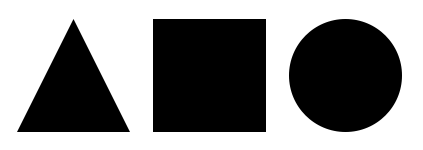
#> input picture img/shapes.png, 423 x 150 px
$ jupyter execute 08_image_contour1.ipynb   (shell and % lines are left out)   (older library calls are emulated)
#> lines starting #> are read from the running program, lines starting #| are printed output that depends on the picture; after the words box and inside, x2 and y2 are one past the last pixel; in counts of white or black regions, pixels touching at a corner belong together
### notebooks/util.py
# -*- coding: utf-8 -*-

import cv2 as cv
import matplotlib.pyplot as plt


def display_image(img, cmap=None, right=None, top=None):

    img = cv.cvtColor(img, cv.COLOR_BGR2RGB)
    plt.imshow(img, cmap=cmap)
    plt.subplots_adjust(right=right, top=top)

### notebooks/08_image_contour1.ipynb
[cell 1]
import time

import cv2 as cv
import numpy as np
import matplotlib.pyplot as plt

from util import display_image

## goals
- object detection: separate foreground and background
- wants to
    - find meaningful lines in the borders
    - discriminate inside/outside borders

- cv.findContours(src, mode, method, \[, contours, hierarchy, offset\])
    - mode: contour offering method
    - method: approximation method

- cv.drawCOntours(img, contours, contourIdx, color, thickness)
    - contourIdx: -1 for displaying all contours

## contours

[cell 2]
img = cv.imread('../img/shapes.png')
#> img is the input picture: shape (150, 423, 3); min 0, max 255, mean 137.7

[cell 3]
img2 = img.copy()

[cell 4]
imgray = cv.cvtColor(img, cv.COLOR_BGR2GRAY)

[cell 5]
# black: background
# white: foreground
ret, imthres = cv.threshold(imgray, 127, 255, cv.THRESH_BINARY_INV)
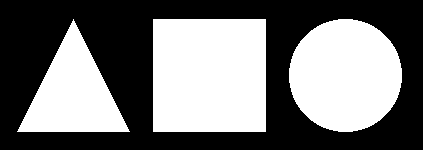
#> imthres: shape (150, 423); 46% white; 3 white regions, box (x1, y1, x2, y2) and area: (153, 19, 266, 132) 12769, (289, 19, 402, 132) 10029, (17, 19, 130, 132) 6385

[cell 6]
display_image(img)

[cell 7]
display_image(imthres)
#> in display_image (call 2), `img = cv.cvtColor(img, cv.COLOR_BGR2RGB)`: img: shape (150, 423, 3); 46% white; 3 white regions

* for cv 3.x

```python
_, contour, hierarchy = cv.findContours(imthres, cv.RETR_EXTERNAL, cv.CHAIN_APPROX_NONE)
```

[cell 8]
# returns all coordinates corresponding to outermost contour
contour, hierarchy = cv.findContours(imthres, cv.RETR_EXTERNAL, cv.CHAIN_APPROX_NONE)
#> contour = 3 contours; box (x1, y1, x2, y2) and area: (153, 19, 266, 132) 12544, (289, 19, 402, 132) 9870, (17, 19, 130, 132) 6216

# returns edge coordinates corresponding to outermost contour
contour2, hierarchy = cv.findContours(imthres, cv.RETR_EXTERNAL, cv.CHAIN_APPROX_SIMPLE)
#> contour2 has the same summary as contour

[cell 9]
len(contour), len(contour2)
#> Out = (3, 3)

[cell 10]
# draw contour with green color (from all coordinates)
cv.drawContours(img, contour, -1, (0, 255, 0), 4)

# draw contour with green color (from edge coordinates)
cv.drawContours(img, contour, -1, (0, 255, 0), 4)

[cell 11]
# blue points for all coordinates
for i in contour:
    for j in i:
        cv.circle(img, tuple(j[0]), 1, (255, 0, 0), -1)
#> this loop made 3 passes
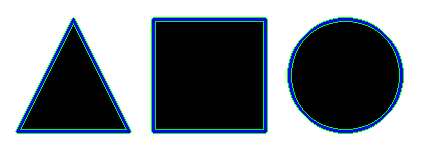
#> img: shape (150, 423, 3); mean B, G, R 141.9, 137.5, 128.7

# blue points for edge coordinates
for i in contour2:
    for j in i:
        cv.circle(img2, tuple(j[0]), 1, (255, 0, 0), -1)
#> this loop made 3 passes
#> i on pass 2: [[153, 19], [153, 131], [265, 131], [265, 19]]
#> img2: shape (150, 423, 3); 1.96% of pixels changed, all inside (x1, y1, x2, y2) = (16, 18, 403, 133)

[cell 12]
display_image(img)

[cell 13]
display_image(img2)

## RETR_TREE

[cell 14]
img = cv.imread('../img/shapes_donut.png')
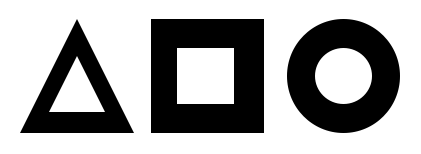
#> input picture img/shapes_donut.png, 421 x 154 px
#> img is the input picture: shape (154, 421, 3); min 0, max 255, mean 167.6
img2 = img.copy()

[cell 15]
imgray = cv.cvtColor(img, cv.COLOR_BGR2GRAY)
#> imgray: shape (154, 421)

[cell 16]
# convert to binary image
ret, imthres = cv.threshold(imgray, 127, 255, cv.THRESH_BINARY_INV)
#> imthres: shape (154, 421); 34.3% white; 3 white regions

[cell 17]
# outmermost contour
contour, hierarchy = cv.findContours(imthres, cv.RETR_EXTERNAL, cv.CHAIN_APPROX_NONE)
#> contour = 3 contours; box (x1, y1, x2, y2) and area: (151, 19, 264, 133) 12656, (287, 19, 400, 133) 9964, (20, 20, 134, 133) 6328

[cell 18]
# the number of contours, tree structure
print(len(contour), hierarchy)
#| 3 [[[ 1 -1 -1 -1]
#|   [ 2  0 -1 -1]
#|   [-1  1 -1 -1]]]

[cell 19]
# all contours with tree structure
contour2, hierarchy = cv.findContours(imthres, cv.RETR_TREE, cv.CHAIN_APPROX_SIMPLE)
#> contour2 = 6 contours; box (x1, y1, x2, y2) and area: (151, 19, 264, 133) 12656, (287, 19, 400, 133) 9964, (20, 20, 134, 133) 6328, (176, 47, 235, 105) 3304, (314, 47, 373, 105) 2584, (48, 56, 106, 113) 1651

[cell 20]
# the number of contours, tree structure
print(len(contour), hierarchy)
#| 3 [[[ 2 -1  1 -1]
#|   [-1 -1 -1  0]
#|   [ 4  0  3 -1]
#|   [-1 -1 -1  2]
#|   [-1  2  5 -1]
#|   [-1 -1 -1  4]]]

[cell 21]
# draw outermost contour
cv.drawContours(img, contour, -1, (0, 255, 0), 3)
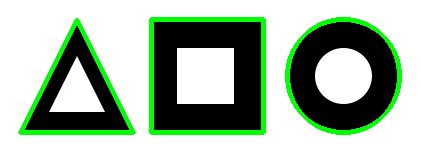
#> img: shape (154, 421, 3); 8.49% of pixels changed, all inside (x1, y1, x2, y2) = (18, 17, 402, 135)

[cell 22]
for idx, cont in enumerate(contour2):
    color = [int(i) for i in np.random.randint(0, 255, 3)]
    cv.drawContours(img2, contour2, idx, color, 3)
    cv.putText(img2, str(idx), tuple(cont[0][0]), cv.FONT_HERSHEY_PLAIN, 1, (0, 0, 255))
#> this loop made 6 passes
#> color on passes 1, 2, 3, 4, 6: [172, 47, 117], [192, 67, 251], [195, 103, 9], [211, 21, 242], [216, 88, 140]
#> (cont, color) on pass 5: ([[151, 19], [151, 132], [263, 132], [263, 19]], [36, 87, 70])
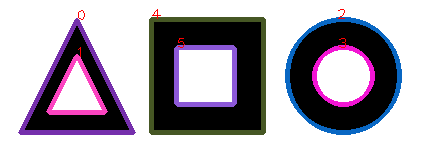
#> img2: shape (154, 421, 3); 12.91% of pixels changed, all inside (x1, y1, x2, y2) = (18, 9, 402, 135)

[cell 23]
display_image(img)

[cell 24]
display_image(img2)

## image moment
- measurements for quantitative attributes of image

$$m_{p, q} = \sum_x \sum_y f(x, y)x^py^q$$

$$\mu_{p, q} = \sum_x \sum_y f(x, y)(x-\bar{x})^p(y-\bar{y})^q$$

- $\bar{x} = \frac{m_{10}}{m_{00}}$

### calculate center point, area, length

[cell 25]
img = cv.imread('../img/shapes.png')

[cell 26]
imgray = cv.cvtColor(img, cv.COLOR_BGR2GRAY)

[cell 27]
ret, th = cv.threshold(imgray, 127, 255, cv.THRESH_BINARY_INV)

[cell 28]
contours, hierarchy = cv.findContours(th, cv.RETR_EXTERNAL, cv.CHAIN_APPROX_SIMPLE)
#> contours = 3 contours; box (x1, y1, x2, y2) and area: (153, 19, 266, 132) 12544, (289, 19, 402, 132) 9870, (17, 19, 130, 132) 6216

[cell 29]
len(contours)
#> Out = 3

[cell 30]
for c in contours:
    mmt = cv.moments(c)

    cx = int(mmt['m10'] / mmt['m00'])
    cy = int(mmt['m01'] / mmt['m00'])

    # area
    a = mmt['m00']
    # length
    l = cv.arcLength(c, True)
    # yellow center point
    cv.circle(img, (cx, cy), 5, (0, 255, 255), -1)

    # write area near the center point
    cv.putText(img, 'A:%.0f'%a, (cx, cy+20), cv.FONT_HERSHEY_PLAIN, 1, (0, 0, 255))
    # write length near the start point
    cv.putText(img, 'A:%.0f'%l, tuple(c[0][0]), cv.FONT_HERSHEY_PLAIN, 1, (0, 0, 255))

    # note that cv.contourArea and m10/m00, m01/m00 gives same results
    print('area:%.2f'%cv.contourArea(c, False))
#> this loop made 3 passes
#> (cx, cy, a, l) on passes 1, 3: (345, 75, 9870, 370.7), (73, 93, 6216, 382.4)
#> (c, cx, cy, a, l) on pass 2: ([[153, 19], [153, 131], [265, 131], [265, 19]], 209, 75, 12544, 448)
#| area:9870.00
#| area:12544.00
#| area:6216.00
#> img: shape (150, 423, 3)

[cell 31]
display_image(img)

### approximate contour
- cv.approxPolyDP(contour, epsilon, closed)

[cell 32]
img = cv.imread('../img/bad_rect.png')
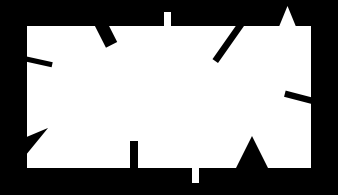
#> input picture img/bad_rect.png, 338 x 195 px
#> img is the input picture: shape (195, 338, 3); min 0, max 255, mean 150.6
img2 = img.copy()

[cell 33]
display_image(img)

[cell 34]
imgray = cv.cvtColor(img, cv.COLOR_BGR2GRAY)
#> imgray: shape (195, 338)

[cell 35]
ret, th = cv.threshold(imgray, 127, 255, cv.THRESH_BINARY)
#> th: shape (195, 338); 59.1% white; 1 black region

[cell 36]
contours, hierarchy = cv.findContours(th, cv.RETR_EXTERNAL, cv.CHAIN_APPROX_SIMPLE)
#> contours = 1 contour; box (x1, y1, x2, y2) and area: (27, 7, 311, 183) 38314

[cell 37]
len(contours)
#> Out = 1

[cell 38]
contour = contours[0]
#> contour = contour of 297 points, box (x1, y1, x2, y2) (27, 7, 311, 183), area 38314

[cell 39]
# set error range as 5% of entire length
epsilon = 0.05 * cv.arcLength(contour, True)
#> epsilon = 65.44

[cell 40]
# main function
approx = cv.approxPolyDP(contour, epsilon, True)
#> approx = [[310, 26], [27, 26], [27, 167], [310, 167]]

[cell 41]
cv.drawContours(img, [contour], -1, (0, 255, 0), 3)
#> img: shape (195, 338, 3); 9.2% of pixels changed, all inside (x1, y1, x2, y2) = (25, 5, 313, 185)
cv.drawContours(img2, [approx], -1, (0, 255, 0), 3)
#> img2: shape (195, 338, 3)

[cell 42]
display_image(img)

[cell 43]
display_image(img2)

### c.f. using a convex hull

[cell 44]
img = cv.imread('../img/hand.jpg')
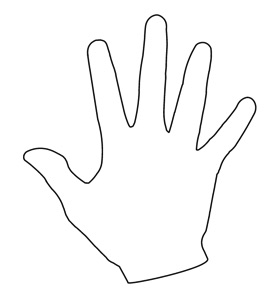
#> input picture img/hand.jpg, 269 x 295 px
#> img is the input picture: shape (295, 269, 3); min 0, max 255, mean 249.1
img2 = img.copy()

[cell 45]
display_image(img)

[cell 46]
gray = cv.cvtColor(img, cv.COLOR_BGR2GRAY)
# convert background: black, foreground: white
ret, th = cv.threshold(gray, 127, 255, cv.THRESH_BINARY_INV)
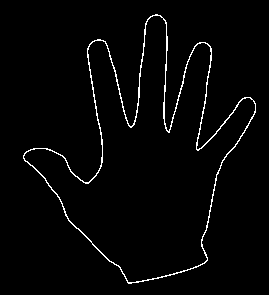
#> th: shape (295, 269); 2.3% white in thin lines or dots, all inside (x1, y1, x2, y2) = (23, 14, 256, 284)

[cell 47]
contours, _ = cv.findContours(th, cv.RETR_EXTERNAL, cv.CHAIN_APPROX_SIMPLE)
#> contours = 1 contour; box (x1, y1, x2, y2) and area: (23, 14, 256, 284) 27536

[cell 48]
len(contours)
#> Out = 1

[cell 49]
cntr = contours[0]
#> cntr = contour of 512 points, box (x1, y1, x2, y2) (23, 14, 256, 284), area 27536

[cell 50]
cv.drawContours(img, [cntr], -1, (0, 255, 0), 1)
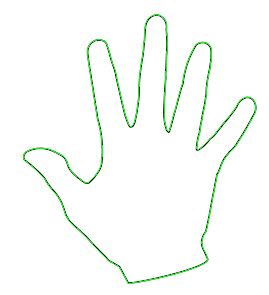
#> img: shape (295, 269, 3); 1.5% of pixels changed, all inside (x1, y1, x2, y2) = (23, 14, 256, 284)

[cell 51]
display_image(img)

[cell 52]
# find convex hull (using a coordinate)
hull = cv.convexHull(cntr)
#> hull = contour of 27 points, box (x1, y1, x2, y2) (23, 14, 256, 284), area 40932

[cell 53]
cv.drawContours(img2, [hull], -1, (0, 255, 0), 1)

[cell 54]
display_image(img2)

[cell 55]
print(cv.isContourConvex(cntr), cv.isContourConvex(hull))
#| False True

[cell 56]
# find a convex hull (using a index)
hull2 = cv.convexHull(cntr, returnPoints=False)
#> hull2 = 27 values, max 511 at index 0, min 0 at index 26, mean 253.6

[cell 57]
# find defects in convex hull
defects = cv.convexityDefects(cntr, hull2)
#> defects = 19 rows, first 6: [0, 2, 1, 162], [2, 91, 35, 23967], [91, 93, 92, 114], [94, 180, 137, 18631], [180, 182, 181, 114], [183, 185, 184, 114]

[cell 58]
defects.shape
#> Out = (19, 1, 4)

[cell 59]
for i in range(defects.shape[0]):
    startP, endP, farthestP, distance = defects[i, 0]
    print(startP, endP, farthestP, distance)

    # find farthest point
    farthest = tuple(cntr[farthestP][0])
    # distance as floating point
    dist = distance / 256.0

    if dist > 1:
        cv.circle(img2, farthest, 3, (0, 0, 255), -1)
#> this loop made 19 passes
#> (startP, endP, farthestP, distance, farthest, dist) on passes 1 to 12: (0, 2, 1, 162, (154, 15), 0.633), (2, 91, 35, 23967, (131, 126), 93.62), (91, 93, 92, 114, (93, 41), 0.445), (94, 180, 137, 18631, (98, 171), 72.78), (180, 182, 181, 114, (24, 154), 0.445), (183, 185, 184, 114, (24, 159), 0.445), (185, 217, 198, 1514, (57, 195), 5.91), (217, 243, 230, 1173, (120, 268), 4.58), (245, 247, 246, 217, (132, 282), 0.848), (247, 255, 248, 201, (139, 281), 0.785), (255, 263, 256, 186, (159, 277), 0.727), (263, 267, 266, 211, (178, 272), 0.824)
#| 0 2 1 162
#| 2 91 35 23967
#| 91 93 92 114
#| 94 180 137 18631
#| 180 182 181 114
#| 183 185 184 114
#| 185 217 198 1514
#| 217 243 230 1173
#> (further printed lines are left out)
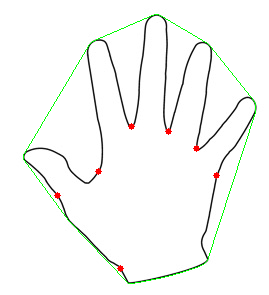
#> img2: shape (295, 269, 3); mean B, G, R 246.9, 249, 247.5

[cell 60]
display_image(img2)
